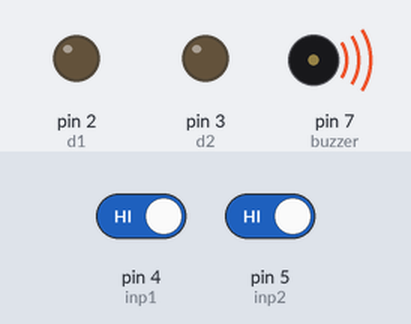
Simulated run of this sketch. Board: Arduino Uno, built with avr-gcc and run on an emulated ATmega328P. On the bench: output pins drawn as LEDs (lit = HIGH), buzzer (waves = sounding, pin HIGH). The test bench sets the inputs (shaded band); at power-on: pin 4 (inp1) HIGH, pin 5 (inp2) HIGH.

Above: at 5.2 s.
5.3 s: pin 4 (inp1) driven LOW and pin 5 (inp2) driven LOW
At 6.5 s:
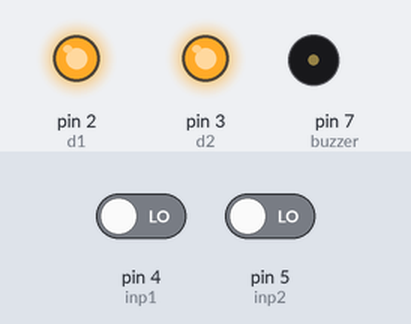
6.8 s: pin 4 (inp1) driven HIGH
At 7.9 s:
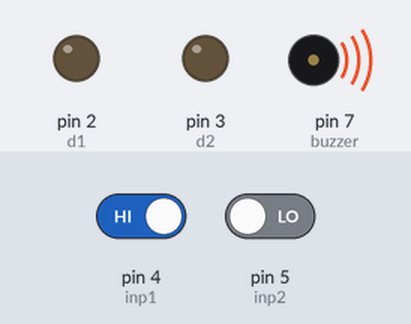
8.3 s: pin 4 (inp1) driven LOW
At 9.0 s:
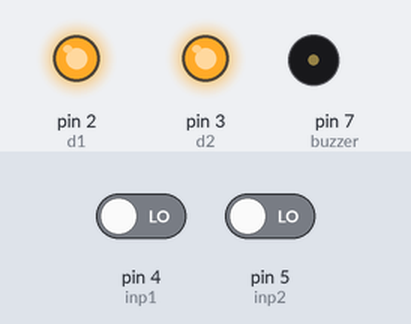
Timing chart, 0 to 11.3 s (numbered marks = the images above; inputs shaded):
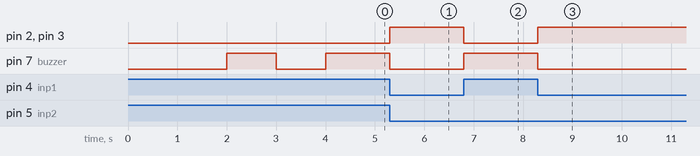

The sketch:

Traintrack.ino
```cpp
 #define d1 2
#define d2 3
#define inp1 4
#define inp2 5
#define buzzer 7
int temp=0,i,ir=0;
boolean Serial_status=0;
int counter=0;
void setup()
{
Serial.begin(9600);//baudrate bps
pinMode(buzzer, OUTPUT);
pinMode(d1, OUTPUT);
pinMode(d2, OUTPUT);
pinMode(inp1, INPUT_PULLUP);
pinMode(inp2,INPUT_PULLUP);
delay(2000);
digitalWrite(buzzer,HIGH);
delay(1000);
digitalWrite(buzzer,LOW);
delay(1000);

}
void loop()
{
int in1=digitalRead(inp1);
int in2=digitalRead(inp2);
if(in1==HIGH)
{
digitalWrite(buzzer, HIGH);
digitalWrite(d1, LOW);
digitalWrite(d2, LOW);
//tracking();
}
else if(in2==HIGH)
{
digitalWrite(buzzer, HIGH);
digitalWrite(d1, LOW);
digitalWrite(d2, LOW);
//tracking1();
}
else
{
digitalWrite(buzzer, LOW);
digitalWrite(d1, HIGH);
digitalWrite(d2, HIGH);
}
delay(100);
}

void init_sms()
{
Serial.println("AT+CMGF=1");
delay(400);
Serial.println("AT+CMGS=\"+919573410068\"");
delay(400);
}
void init_sms1()
{
Serial.println("AT+CMGF=1");
delay(400);
Serial.println("AT+CMGS=\"+919573410068\"");
delay(400);
}

void send_data(String message)
{
Serial.println(message);
delay(200);
}
```

Measured:
- after the input at 5.3 s, pin 2 (d1), pin 3 (d2): LOW → HIGH at once; pin 7 (buzzer): HIGH → LOW at once
- after the input at 6.8 s, pin 2 (d1), pin 3 (d2): HIGH → LOW at once; pin 7 (buzzer): LOW → HIGH at once
- after the input at 8.3 s, pin 2 (d1), pin 3 (d2): LOW → HIGH at once; pin 7 (buzzer): HIGH → LOW at once
